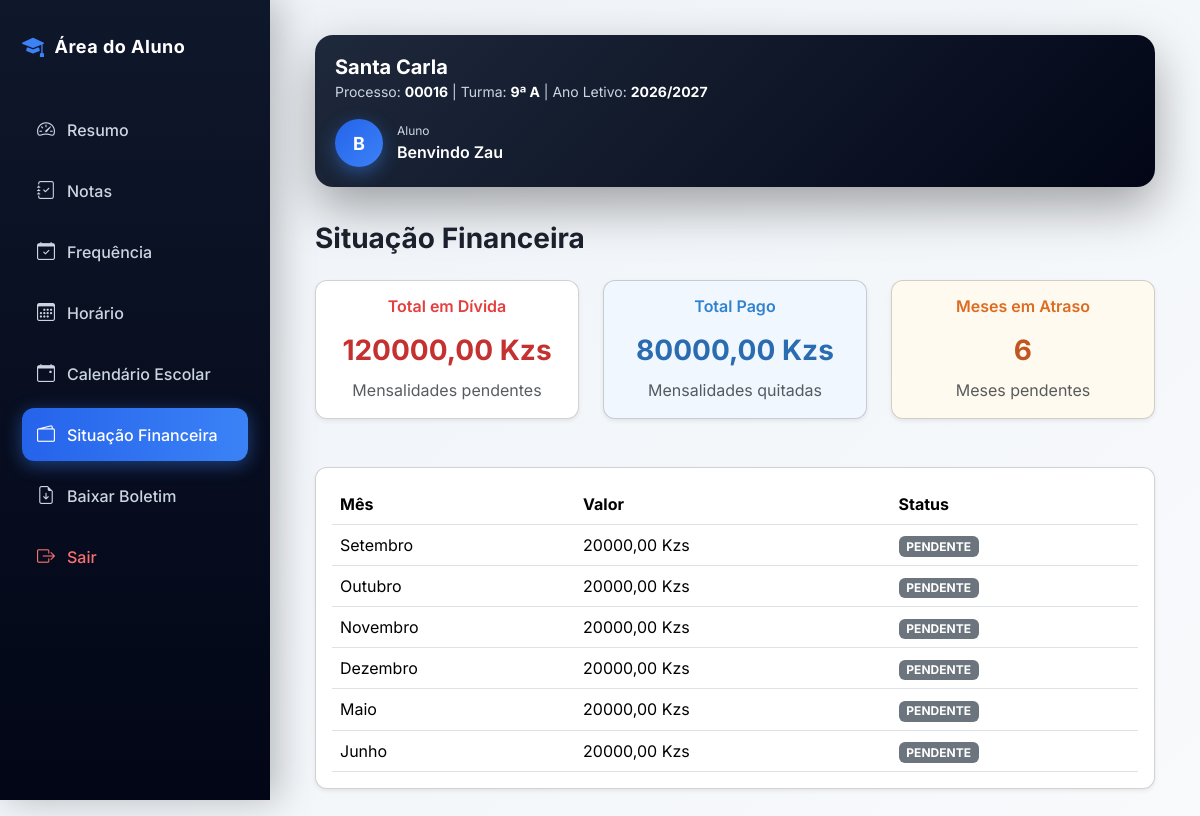
/alunos/financeiro/ (signed in), run on the app's committed database.
### academic/models.py (models this page shows, shortened)
class Aluno(models.Model):
    SEXO_CHOICES = [
        ("Masculino", "Masculino"),
        ("Feminino", "Feminino"),
    ]
    usuario = models.OneToOneField(
        settings.AUTH_USER_MODEL,
        on_delete=models.CASCADE,
        limit_choices_to={"role": "ALUNO"},
        related_name="perfil_aluno"
    )
    curso = models.ForeignKey(
        "Curso",
        on_delete=models.SET_NULL,
        null=True,
        blank=True,
        related_name="alunos",
        verbose_name="Curso"
    )
    matricula = models.CharField(
        max_length=20,
        unique=True,
        verbose_name="Matrícula"
    )
    numero_processo = models.CharField(
        max_length=20,
        verbose_name="Número de Processo"
    )
    numero_bi = models.CharField(
        max_length=20,
        unique=True,
        verbose_name="Número do BI"
    )
    data_nascimento = models.DateField(
        null=True,
        blank=True
    )
    sexo = models.CharField(
        max_length=15,
        choices=SEXO_CHOICES,
        null=True,
        blank=True
    )
    classe = models.CharField(
        max_length=15,
        null=True,
        blank=True
    )
    turma = models.ForeignKey(
        "academic.Turma",
        on_delete=models.SET_NULL,
        null=True,
        blank=True,
        related_name="alunos"
    )
    numero_na_turma = models.PositiveIntegerField(
        null=True,
        blank=True
    )
    ano_letivo = models.ForeignKey(
        "AnoLetivo",
        on_delete=models.CASCADE,
        related_name="alunos"
    )
    escola = models.ForeignKey(
        "academic.Escola",
        on_delete=models.CASCADE,
        related_name="alunos"
    )
    matricula_confirmada = models.BooleanField(
        default=False
    )
    ultimo_ano_confirmado = models.ForeignKey(
        "AnoLetivo",
        on_delete=models.SET_NULL,
        null=True,
        blank=True,
        related_name="alunos_confirmados",
        verbose_name="Último Ano Confirmado"
    )
    precisa_confirmacao = models.BooleanField(
        default=False
    )
    media_final = models.DecimalField(
        max_digits=5,
        decimal_places=2,
        null=True,
        blank=True
    )
    aprovado = models.BooleanField(
        default=False
    )
    ativo = models.BooleanField(
        default=True
    )
    criado_em = models.DateTimeField(
        auto_now_add=True
    )
    atualizado_em = models.DateTimeField(
        auto_now=True
    )
    class Meta:
        ordering = [
            "classe",
            "numero_na_turma",
            "usuario__first_name"
        ]
        verbose_name = "Aluno"
        verbose_name_plural = "Alunos"
        constraints = [
            models.UniqueConstraint(
                fields=["numero_processo", "escola"],
                name="unique_numero_processo_por_escola"
            ),
            models.UniqueConstraint(
                fields=["matricula", "escola"],
                name="unique_matricula_por_escola"
            )
        ]
        indexes = [
            models.Index(fields=["numero_processo"]),
            models.Index(fields=["numero_bi"]),
            models.Index(fields=["matricula"]),
            models.Index(fields=["escola"]),
            models.Index(fields=["ano_letivo"]),
        ]

class Escola(models.Model):
    nome = models.CharField(
        "Nome da Escola",
        max_length=255
    )
    codigo = models.CharField(
        "Código da Escola",
        max_length=10,
        unique=True,
        blank=True,
        help_text="Código usado no login da escola"
    )
    logo = models.ImageField(
        upload_to='logos_escolas/',
        blank=True,
        null=True
    )
    endereco = models.CharField(
        "Endereço",
        max_length=255
    )
    provincia = models.CharField(
        "Província",
        max_length=100,
        blank=True,
        null=True
    )
    municipio = models.CharField(
        "Município",
        max_length=100,
        blank=True,
        null=True
    )
    telefone = models.CharField(
        "Telefone",
        max_length=20
    )
    nif = models.CharField(
        "NIF",
        max_length=14,
        blank=True,
        null=True,
        help_text="Número de Identificação Fiscal da escola"
    )
    email = models.EmailField(
        "Email da Escola",
        max_length=254,
        blank=True,
        null=True,
        help_text="Email oficial da escola"
    )
    plano = models.ForeignKey(
        "Plano",
        on_delete=models.SET_NULL,
        null=True,
        blank=True,
        related_name="escolas",
        verbose_name="Plano"
    )
    data_expiracao = models.DateField(
        "Data de Expiração do Plano",
        null=True,
        blank=True
    )
    ativo = models.BooleanField(
        "Ativo",
        default=True
    )
    criada_em = models.DateTimeField(
        "Criada em",
        auto_now_add=True
    )
    class Meta:
        verbose_name = "Escola"
        verbose_name_plural = "Escolas"
        ordering = ["nome"]

class Turma(models.Model):
    CLASSE_CHOICES = [
        ('4', '4ª Classe'),
        ('5', '5ª Classe'),
        ('6', '6ª Classe'),
        ('7', '7ª Classe'),
        ('8', '8ª Classe'),
        ('9', '9ª Classe'),
        ('10', '10ª Classe'),
        ('11', '11ª Classe'),
        ('12', '12ª Classe'),
        ('13', '13ª Classe'),
    ]
    TURNOS = [
        ('MANHA', 'Manhã'),
        ('TARDE', 'Tarde'),
        ('NOITE', 'Noite'),
    ]
    classe = models.CharField(
        max_length=10,
        choices=CLASSE_CHOICES,
        verbose_name="Classe"
    )
    curso = models.ForeignKey(
        'Curso',
        on_delete=models.SET_NULL,
        null=True,
        blank=True,
        related_name="turmas",
        verbose_name="Curso"
    )
    identificador = models.CharField(
        max_length=5,
        verbose_name="Identificador"
    )
    turno = models.CharField(
        max_length=10,
        choices=TURNOS,
        default='MANHA',
        verbose_name='Turno'
    )
    ano_letivo = models.ForeignKey(
        'AnoLetivo',
        on_delete=models.CASCADE,
        related_name="turmas",
        verbose_name="Ano Letivo"
    )
    escola = models.ForeignKey(
        'Escola',
        on_delete=models.CASCADE,
        related_name="turmas",
        verbose_name="Escola"
    )
    professor = models.ForeignKey(
        settings.AUTH_USER_MODEL,
        on_delete=models.SET_NULL,
        related_name="turmas",
        limit_choices_to={"role": "PROFESSOR"},
        null=True,
        blank=True,
        verbose_name="Professor"
    )
    criada_em = models.DateTimeField(
        auto_now_add=True,
        verbose_name="Data de Criação"
    )
    class Meta:
        constraints = [
            models.UniqueConstraint(
                fields=['classe', 'identificador', 'turno', 'ano_letivo', 'escola', 'curso'],
                name='unique_turma_por_curso'
            )
        ]
        verbose_name = "Turma"
        verbose_name_plural = "Turmas"

class AnoLetivo(models.Model):
    nome = models.CharField(max_length=20)  # Ex: 2025/2026
    ativo = models.BooleanField(default=True)
    escola = models.ForeignKey(
        "Escola",
        on_delete=models.CASCADE,
        related_name="anos_letivos"
    )
    def __str__(self):
        return self.nome

class Mensalidade(models.Model):
    STATUS_CHOICES = [
        ("PENDENTE", "Pendente"),
        ("PAGA", "Paga"),
        ("ATRASADA", "Atrasada"),
    ]
    aluno = models.ForeignKey(
        "Aluno",
        on_delete=models.CASCADE,
        related_name="mensalidades"
    )
    ano_letivo = models.ForeignKey(
        "AnoLetivo",
        on_delete=models.CASCADE,
        related_name="mensalidades"
    )
    mes = models.CharField(
        max_length=20
    )
    valor = models.DecimalField(
        max_digits=10,
        decimal_places=2,
        default=0
    )
    vencimento = models.DateField()
    status = models.CharField(
        max_length=20,
        choices=STATUS_CHOICES,
        default="PENDENTE"
    )
    criado_em = models.DateTimeField(
        auto_now_add=True
    )
    class Meta:
        unique_together = ("aluno", "mes", "ano_letivo")
        ordering = ["vencimento"]
    @property
    def total_pago(self):
        total = self.pagamentos.aggregate(
            total=models.Sum("valor_pago")
        )["total"]
        return total or Decimal("0.00")
    def atualizar_status(self):
        hoje = timezone.now().date()
        if self.total_pago >= self.valor:
            novo_status = "PAGA"
        elif hoje > self.vencimento:
            novo_status = "ATRASADA"
        else:
            novo_status = "PENDENTE"
        if self.status != novo_status:
            self.status = novo_status
            self.save(update_fields=["status"])

### users/models.py (models this page shows, shortened)
class User(AbstractUser):
    ROLE_CHOICES = (
        ('SUPERADMIN', 'Super Admin'),
        ('DIRETOR', 'Diretor'),
        ('PROFESSOR', 'Professor'),
        ('ALUNO', 'Aluno'),
        ('FINANCEIRO', 'Financeiro'),
        ('SECRETARIA', 'Secretaria'),
    )
    role = models.CharField(
        max_length=20,
        choices=ROLE_CHOICES,
        default='ALUNO'
    )
    ativo = models.BooleanField(default=True)
    escola = models.ForeignKey(
        'academic.Escola',
        on_delete=models.CASCADE,
        null=True,
        blank=True,
        related_name="usuarios"
    )
    criado_em = models.DateTimeField(auto_now_add=True)
    tentativas_login = models.PositiveIntegerField(
        default=0
    )
    bloqueado_ate = models.DateTimeField(
        null=True,
        blank=True
    )
    objects = UserManager()

### core/views.py (the view)
# urls.py: path('alunos/financeiro/', views.situacao_financeira, name='situacao_financeira'),
@login_required
def situacao_financeira(request):
    if getattr(request.user, "role", None) != "ALUNO":
        return redirect("dashboard")
    aluno = Aluno.objects.filter(usuario=request.user).first()
    if not aluno:
        return redirect("dashboard")
    mensalidades = Mensalidade.objects.filter(
        aluno=aluno
    ).order_by("vencimento")
    for m in mensalidades:
        m.atualizar_status()
    dividas = mensalidades.filter(
        status__in=["PENDENTE", "ATRASADA"]
    )
    tem_divida = dividas.exists()
    total_divida = dividas.aggregate(
        total=Sum("valor")
    )["total"] or 0
    total_pago = mensalidades.filter(
        status="PAGA"
    ).aggregate(
        total=Sum("valor")
    )["total"] or 0
    context = {
        "aluno": aluno,
        "dividas": dividas,
        "mensalidades": mensalidades,
        "tem_divida": tem_divida,
        "total_divida": total_divida,
        "total_pago": total_pago,
    }
    return render(
        request,
        "situacao_financeira.html",
        context
    )

### core/templates/situacao_financeira.html
{% extends "base_aluno.html" %}
{% block content %}
<h3 class="mb-4" style="font-weight:700; color:#1a202c;">Situação Financeira</h3>
<div class="row mb-5 g-4">
    <div class="col-lg-4 col-md-6">
        <div class="card shadow-sm p-3" style="border-radius:12px; background:#fff;">
            <div class="d-flex flex-column align-items-center">
                <h6 style="color:#e53e3e; font-weight:600;">Total em Dívida</h6>
                <h3 style="margin:10px 0; color:#c53030; font-weight:700;">{{ total_divida|floatformat:2 }} Kzs</h3>
                <p class="text-muted mb-0">{% if tem_divida %}Mensalidades pendentes{% else %}Sem dívidas{% endif %}</p>
            </div>
        </div>
    </div>
    <div class="col-lg-4 col-md-6">
        <div class="card shadow-sm p-3" style="border-radius:12px; background:#f0f7ff;">
            <div class="d-flex flex-column align-items-center">
                <h6 style="color:#3182ce; font-weight:600;">Total Pago</h6>
                <h3 style="margin:10px 0; color:#2b6cb0; font-weight:700;">{{ total_pago|floatformat:2 }} Kzs</h3>
                <p class="text-muted mb-0">Mensalidades quitadas</p>
            </div>
        </div>
    </div>
    <div class="col-lg-4 col-md-6">
        <div class="card shadow-sm p-3" style="border-radius:12px; background:#fffaf0;">
            <div class="d-flex flex-column align-items-center">
                <h6 style="color:#dd6b20; font-weight:600;">Meses em Atraso</h6>
                <h3 style="margin:10px 0; color:#c05621; font-weight:700;">{{ dividas|length }}</h3>
                <p class="text-muted mb-0">{% if dividas|length > 1 %}Meses{% else %}Mês{% endif %} pendentes</p>
            </div>
        </div>
    </div>
</div>
<div class="card shadow-sm p-3" style="border-radius:12px; background:#fff;">
    <div class="table-responsive">
        <table class="table table-hover align-middle" style="margin-bottom:0;">
            <thead style="background:#1a202c; color:white;">
                <tr>
                    <th>Mês</th>
                    <th>Valor</th>
                    <th>Status</th>
                </tr>
            </thead>
            <tbody>
                {% if dividas %}
                    {% for m in dividas %}
                    <tr>
                        <td>{{ m.mes }}</td>
                        <td>{{ m.valor|floatformat:2 }} Kzs</td>
                        <td>
                            {% if m.status == "PAGA" %}
                                <span class="badge bg-success">{{ m.status }}</span>
                            {% elif m.status == "ATRASADA" %}
                                <span class="badge bg-danger">{{ m.status }}</span>
                            {% else %}
                                <span class="badge bg-secondary">{{ m.status }}</span>
                            {% endif %}
                        </td>
                    </tr>
                    {% endfor %}
                {% else %}
                    <tr>
                        <td colspan="3" class="text-center text-success">Nenhuma mensalidade em atraso.</td>
                    </tr>
                {% endif %}
            </tbody>
        </table>
    </div>
</div>
{% endblock %}

### core/templates/base_aluno.html (shortened to what this page needs)
<!DOCTYPE html>
<html lang="pt">
<head>
<link href="https://cdn.jsdelivr.net/npm/bootstrap@5.3.2/dist/css/bootstrap.min.css" rel="stylesheet">
<link href="https://cdn.jsdelivr.net/npm/bootstrap-icons@1.11.3/font/bootstrap-icons.css" rel="stylesheet">
</head>
<body>
<div class="sidebar d-none d-lg-flex">
<div class="logo">
<i class="bi bi-mortarboard-fill"></i>
Área do Aluno
</div>
<ul class="menu">
<li>
<a href="{% url 'dashboard_aluno' %}"
class="{% if request.resolver_match.url_name == 'dashboard_aluno' %}active{% endif %}">
<i class="bi bi-speedometer2"></i>
<span>
Resumo
</span>
</a>
</li>
<li>
<a href="{% url 'notas_aluno' %}"
class="{% if request.resolver_match.url_name == 'notas_aluno' %}active{% endif %}">
<i class="bi bi-journal-check"></i>
<span>
Notas
</span>
</a>
</li>
<li>
    <a href="{% url 'frequencia_aluno' %}">
        <i class="bi bi-calendar-check"></i>
        Frequência
    </a>
</li>
<li>
<a href="{% url 'horario_aluno' %}"
class="{% if request.resolver_match.url_name == 'horario_aluno' %}active{% endif %}">
<i class="bi bi-calendar3"></i>
<span>
Horário
</span>
</a>
</li>
<li>
<a href="{% url 'calendario_aluno' %}"
class="{% if request.resolver_match.url_name == 'calendario_aluno' %}active{% endif %}">
<i class="bi bi-calendar-event"></i>
<span>
Calendário Escolar
</span>
</a>
</li>
<li>
<a href="{% url 'situacao_financeira' %}"
class="{% if request.resolver_match.url_name == 'situacao_financeira' %}active{% endif %}">
<i class="bi bi-wallet2"></i>
<span>
Situação Financeira
</span>
</a>
</li>
<li>
<a href="{% url 'boletim_pdf' %}">
<i class="bi bi-file-earmark-arrow-down"></i>
<span>
Baixar Boletim
</span>
</a>
</li>
<li>
<a href="{% url 'logout' %}" class="logout">
<i class="bi bi-box-arrow-right"></i>
<span>
Sair
</span>
</a>
</li>
</ul>
</div>
<div class="content">
<div class="topbar">
<div class="school-info">
<h4>{{ aluno.escola.nome }}</h4>
<small>
Processo:
<strong>{{ aluno.numero_processo }}</strong>
|
Turma:
<strong>{{ aluno.turma.classe }}ª {{ aluno.turma.identificador }}</strong>
|
Ano Letivo:
<strong>{{ aluno.turma.ano_letivo }}</strong>
</small>
</div>
<div class="user-box">
<div class="avatar">
{{ request.user.username|first|upper }}
</div>
<div>
<div class="user-role">
Aluno
</div>
<div class="user-name">
{{ request.user.username }}
</div>
</div>
</div>
</div>
{% block content %}
{% endblock %}
</div>
</body>
</html>

### data on the page
Aluno: escola.nome "Santa Carla", numero_processo "00016", turma.classe "9", turma.identificador "A", turma.ano_letivo "2026/2027"
User: user.username|first "B", user.username "Benvindo Zau"
Mensalidade: mes "Setembro", valor "20000,00", status "PENDENTE"
Mensalidade: mes "Outubro", valor "20000,00", status "PENDENTE"
Mensalidade: mes "Novembro", valor "20000,00", status "PENDENTE"
Mensalidade: mes "Dezembro", valor "20000,00", status "PENDENTE"
Mensalidade: mes "Maio", valor "20000,00", status "PENDENTE"
Mensalidade: mes "Junho", valor "20000,00", status "PENDENTE"

### other printed values
{{ total_divida|floatformat:2 }} "120000,00"
{{ total_pago|floatformat:2 }} "80000,00"
{{ dividas|length }} "6"
